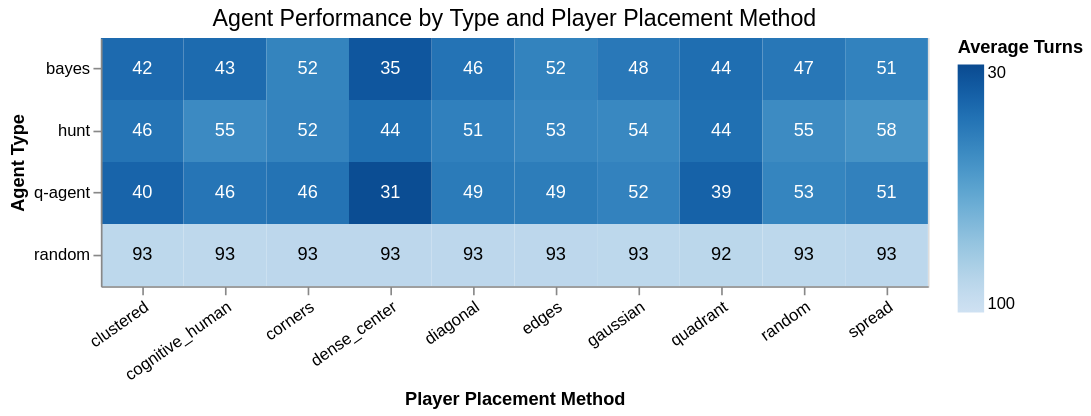

The notebook cell this image was saved under:
### Code cell
summary_no_q = summary.filter(pl.col("agent_type") != "q-agent")
c = make_heatmap(summary, "Agent Performance by Type and Player Placement Method")
c.save(IMG_DIR / "win_rate_heatmap.png", ppi=300, scale_factor=2)
c.show()

### Figure 1 — Vega specification as saved in the notebook (floating-point values rounded to 4 significant figures)
{"$schema": "https://vega.github.io/schema/vega/v6.json", "data": [{"name": "source_0", "values": [{"agent_type": "bayes", "avg_turns": 42.3, "placement_method": "clustered", "win_rate_pct": 100.0}, {"agent_type": "bayes", "avg_turns": 42.6, "placement_method": "cognitive_human", "win_rate_pct": 100.0}, {"agent_type": "bayes", "avg_turns": 52.1, "placement_method": "corners", "win_rate_pct": 100.0}, {"agent_type": "bayes", "avg_turns": 34.8, "placement_method": "dense_center", "win_rate_pct": 100.0}, {"agent_type": "bayes", "avg_turns": 45.6, "placement_method": "diagonal", "win_rate_pct": 100.0}, {"agent_type": "bayes", "avg_turns": 51.7, "placement_method": "edges", "win_rate_pct": 100.0}, {"agent_type": "bayes", "avg_turns": 47.5, "placement_method": "gaussian", "win_rate_pct": 100.0}, {"agent_type": "bayes", "avg_turns": 43.6, "placement_method": "quadrant", "win_rate_pct": 100.0}, {"agent_type": "bayes", "avg_turns": 47.2, "placement_method": "random", "win_rate_pct": 100.0}, {"agent_type": "bayes", "avg_turns": 51.4, "placement_method": "spread", "win_rate_pct": 100.0}, {"agent_type": "hunt", "avg_turns": 46.0, "placement_method": "clustered", "win_rate_pct": 100.0}, {"agent_type": "hunt", "avg_turns": 54.8, "placement_method": "cognitive_human", "win_rate_pct": 99.9}, {"agent_type": "hunt", "avg_turns": 51.9, "placement_method": "corners", "win_rate_pct": 100.0}, {"agent_type": "hunt", "avg_turns": 44.2, "placement_method": "dense_center", "win_rate_pct": 100.0}, {"agent_type": "hunt", "avg_turns": 50.7, "placement_method": "diagonal", "win_rate_pct": 100.0}, {"agent_type": "hunt", "avg_turns": 53.2, "placement_method": "edges", "win_rate_pct": 99.9}, {"agent_type": "hunt", "avg_turns": 53.9, "placement_method": "gaussian", "win_rate_pct": 100.0}, {"agent_type": "hunt", "avg_turns": 44.2, "placement_method": "quadrant", "win_rate_pct": 100.0}, {"agent_type": "hunt", "avg_turns": 55.1, "placement_method": "random", "win_rate_pct": 100.0}, {"agent_type": "hunt", "avg_turns": 58.3, "placement_method": "spread", "win_rate_pct": 100.0}, {"agent_type": "q-agent", "avg_turns": 40.1, "placement_method": "clustered", "win_rate_pct": 99.9}, {"agent_type": "q-agent", "avg_turns": 46.4, "placement_method": "cognitive_human", "win_rate_pct": 100.0}, {"agent_type": "q-agent", "avg_turns": 45.5, "placement_method": "corners", "win_rate_pct": 100.0}, {"agent_type": "q-agent", "avg_turns": 31.2, "placement_method": "dense_center", "win_rate_pct": 100.0}, {"agent_type": "q-agent", "avg_turns": 48.5, "placement_method": "diagonal", "win_rate_pct": 99.9}, {"agent_type": "q-agent", "avg_turns": 49.3, "placement_method": "edges", "win_rate_pct": 99.5}, {"agent_type": "q-agent", "avg_turns": 51.6, "placement_method": "gaussian", "win_rate_pct": 100.0}, {"agent_type": "q-agent", "avg_turns": 39.2, "placement_method": "quadrant", "win_rate_pct": 100.0}, {"agent_type": "q-agent", "avg_turns": 52.5, "placement_method": "random", "win_rate_pct": 100.0}, {"agent_type": "q-agent", "avg_turns": 51.2, "placement_method": "spread", "win_rate_pct": 99.8}, {"agent_type": "random", "avg_turns": 92.7, "placement_method": "clustered", "win_rate_pct": 47.8}, {"agent_type": "random", "avg_turns": 92.9, "placement_method": "cognitive_human", "win_rate_pct": 48.2}, {"agent_type": "random", "avg_turns": 92.6, "placement_method": "corners", "win_rate_pct": 51.7}, {"agent_type": "random", "avg_turns": 92.6, "placement_method": "dense_center", "win_rate_pct": 51.3}, {"agent_type": "random", "avg_turns": 92.6, "placement_method": "diagonal", "win_rate_pct": 52.0}, {"agent_type": "random", "avg_turns": 92.6, "placement_method": "edges", "win_rate_pct": 54.2}, {"agent_type": "random", "avg_turns": 92.7, "placement_method": "gaussian", "win_rate_pct": 49.4}, {"agent_type": "random", "avg_turns": 92.2, "placement_method": "quadrant", "win_rate_pct": 50.3}, {"agent_type": "random", "avg_turns": 92.7, "placement_method": "random", "win_rate_pct": 48.5}, {"agent_type": "random", "avg_turns": 92.5, "placement_method": "spread", "win_rate_pct": 50.2}]}, {"name": "data_0", "values": [{"agent_type": "bayes", "avg_turns": 42.3, "placement_method": "clustered", "win_rate_pct": 100.0}, {"agent_type": "bayes", "avg_turns": 42.6, "placement_method": "cognitive_human", "win_rate_pct": 100.0}, {"agent_type": "bayes", "avg_turns": 52.1, "placement_method": "corners", "win_rate_pct": 100.0}, {"agent_type": "bayes", "avg_turns": 34.8, "placement_method": "dense_center", "win_rate_pct": 100.0}, {"agent_type": "bayes", "avg_turns": 45.6, "placement_method": "diagonal", "win_rate_pct": 100.0}, {"agent_type": "bayes", "avg_turns": 51.7, "placement_method": "edges", "win_rate_pct": 100.0}, {"agent_type": "bayes", "avg_turns": 47.5, "placement_method": "gaussian", "win_rate_pct": 100.0}, {"agent_type": "bayes", "avg_turns": 43.6, "placement_method": "quadrant", "win_rate_pct": 100.0}, {"agent_type": "bayes", "avg_turns": 47.2, "placement_method": "random", "win_rate_pct": 100.0}, {"agent_type": "bayes", "avg_turns": 51.4, "placement_method": "spread", "win_rate_pct": 100.0}, {"agent_type": "hunt", "avg_turns": 46.0, "placement_method": "clustered", "win_rate_pct": 100.0}, {"agent_type": "hunt", "avg_turns": 54.8, "placement_method": "cognitive_human", "win_rate_pct": 99.9}, {"agent_type": "hunt", "avg_turns": 51.9, "placement_method": "corners", "win_rate_pct": 100.0}, {"agent_type": "hunt", "avg_turns": 44.2, "placement_method": "dense_center", "win_rate_pct": 100.0}, {"agent_type": "hunt", "avg_turns": 50.7, "placement_method": "diagonal", "win_rate_pct": 100.0}, {"agent_type": "hunt", "avg_turns": 53.2, "placement_method": "edges", "win_rate_pct": 99.9}, {"agent_type": "hunt", "avg_turns": 53.9, "placement_method": "gaussian", "win_rate_pct": 100.0}, {"agent_type": "hunt", "avg_turns": 44.2, "placement_method": "quadrant", "win_rate_pct": 100.0}, {"agent_type": "hunt", "avg_turns": 55.1, "placement_method": "random", "win_rate_pct": 100.0}, {"agent_type": "hunt", "avg_turns": 58.3, "placement_method": "spread", "win_rate_pct": 100.0}, {"agent_type": "q-agent", "avg_turns": 40.1, "placement_method": "clustered", "win_rate_pct": 99.9}, {"agent_type": "q-agent", "avg_turns": 46.4, "placement_method": "cognitive_human", "win_rate_pct": 100.0}, {"agent_type": "q-agent", "avg_turns": 45.5, "placement_method": "corners", "win_rate_pct": 100.0}, {"agent_type": "q-agent", "avg_turns": 31.2, "placement_method": "dense_center", "win_rate_pct": 100.0}, {"agent_type": "q-agent", "avg_turns": 48.5, "placement_method": "diagonal", "win_rate_pct": 99.9}, {"agent_type": "q-agent", "avg_turns": 49.3, "placement_method": "edges", "win_rate_pct": 99.5}, {"agent_type": "q-agent", "avg_turns": 51.6, "placement_method": "gaussian", "win_rate_pct": 100.0}, {"agent_type": "q-agent", "avg_turns": 39.2, "placement_method": "quadrant", "win_rate_pct": 100.0}, {"agent_type": "q-agent", "avg_turns": 52.5, "placement_method": "random", "win_rate_pct": 100.0}, {"agent_type": "q-agent", "avg_turns": 51.2, "placement_method": "spread", "win_rate_pct": 99.8}, {"agent_type": "random", "avg_turns": 92.7, "placement_method": "clustered", "win_rate_pct": 47.8}, {"agent_type": "random", "avg_turns": 92.9, "placement_method": "cognitive_human", "win_rate_pct": 48.2}, {"agent_type": "random", "avg_turns": 92.6, "placement_method": "corners", "win_rate_pct": 51.7}, {"agent_type": "random", "avg_turns": 92.6, "placement_method": "dense_center", "win_rate_pct": 51.3}, {"agent_type": "random", "avg_turns": 92.6, "placement_method": "diagonal", "win_rate_pct": 52.0}, {"agent_type": "random", "avg_turns": 92.6, "placement_method": "edges", "win_rate_pct": 54.2}, {"agent_type": "random", "avg_turns": 92.7, "placement_method": "gaussian", "win_rate_pct": 49.4}, {"agent_type": "random", "avg_turns": 92.2, "placement_method": "quadrant", "win_rate_pct": 50.3}, {"agent_type": "random", "avg_turns": 92.7, "placement_method": "random", "win_rate_pct": 48.5}, {"agent_type": "random", "avg_turns": 92.5, "placement_method": "spread", "win_rate_pct": 50.2}]}, {"name": "data_0_x_domain_placement_method_0", "values": [{"placement_method": "clustered"}, {"placement_method": "cognitive_human"}, {"placement_method": "corners"}, {"placement_method": "dense_center"}, {"placement_method": "diagonal"}, {"placement_method": "edges"}, {"placement_method": "gaussian"}, {"placement_method": "quadrant"}, {"placement_method": "random"}, {"placement_method": "spread"}]}, {"name": "source_0_x_domain_placement_method_1", "values": [{"placement_method": "clustered"}, {"placement_method": "cognitive_human"}, {"placement_method": "corners"}, {"placement_method": "dense_center"}, {"placement_method": "diagonal"}, {"placement_method": "edges"}, {"placement_method": "gaussian"}, {"placement_method": "quadrant"}, {"placement_method": "random"}, {"placement_method": "spread"}]}, {"name": "data_0_y_domain_agent_type_0", "values": [{"agent_type": "bayes"}, {"agent_type": "hunt"}, {"agent_type": "q-agent"}, {"agent_type": "random"}]}, {"name": "source_0_y_domain_agent_type_1", "values": [{"agent_type": "bayes"}, {"agent_type": "hunt"}, {"agent_type": "q-agent"}, {"agent_type": "random"}]}], "marks": [{"type": "rect", "name": "layer_0_marks", "from": {"data": "data_0"}, "encode": {"update": {"height": {"signal": "max(0.25, bandwidth('y'))"}, "width": {"signal": "max(0.25, bandwidth('x'))"}, "fill": {"field": "avg_turns", "scale": "color"}, "tooltip": {"signal": "{\"Agent\": isValid(datum[\"agent_type\"]) ? isArray(datum[\"agent_type\"]) ? join(datum[\"agent_type\"], '\\n') : datum[\"agent_type\"] : \"\"+datum[\"agent_type\"], \"Placement\": isValid(datum[\"placement_method\"]) ? isArray(datum[\"placement_method\"]) ? join(datum[\"placement_method\"], '\\n') : datum[\"placement_method\"] : \"\"+datum[\"placement_method\"], \"Win Rate (%)\": format(datum[\"win_rate_pct\"], \".1f\"), \"Avg Turns\": format(datum[\"avg_turns\"], \".1f\")}"}, "x": {"field": "placement_method", "scale": "x"}, "y": {"field": "agent_type", "scale": "y"}}}, "style": ["rect"]}, {"type": "text", "name": "layer_1_marks", "from": {"data": "source_0"}, "encode": {"update": {"x": {"field": "placement_method", "scale": "x", "band": 0.5}, "fill": [{"value": "white", "test": "(datum.avg_turns < 60)"}, {"value": "black"}], "y": {"field": "agent_type", "scale": "y", "band": 0.5}, "fontSize": {"value": 11}, "text": {"signal": "format(datum[\"avg_turns\"], \".0f\")"}, "baseline": {"value": "middle"}, "align": {"value": "center"}}}, "style": ["text"]}], "scales": [{"name": "x", "type": "band", "domain": {"fields": [{"data": "data_0_x_domain_placement_method_0", "field": "placement_method"}, {"data": "source_0_x_domain_placement_method_1", "field": "placement_method"}], "sort": true}, "range": [0, {"signal": "width"}], "paddingOuter": 0, "paddingInner": 0}, {"name": "y", "type": "band", "domain": {"fields": [{"data": "data_0_y_domain_agent_type_0", "field": "agent_type"}, {"data": "source_0_y_domain_agent_type_1", "field": "agent_type"}], "sort": true}, "range": [0, {"signal": "height"}], "paddingInner": 0, "paddingOuter": 0}, {"name": "color", "type": "linear", "domain": [100, 30], "range": {"scheme": "blues"}, "interpolate": "hcl", "zero": false}], "axes": [{"scale": "x", "labelBaseline": "top", "labelAngle": 325, "zindex": 1, "grid": false, "labelAlign": "right", "title": "Player Placement Method", "orient": "bottom"}, {"scale": "y", "grid": false, "zindex": 1, "title": "Agent Type", "orient": "left"}], "title": {"text": "Agent Performance by Type and Player Placement Method", "fontWeight": "normal", "frame": "group", "anchor": "middle", "fontSize": 14}, "padding": 5, "background": "white", "width": 500, "height": 150, "legends": [{"title": "Average Turns", "fill": "color", "gradientLength": {"signal": "clamp(height, 64, 200)"}}], "style": "cell"}
